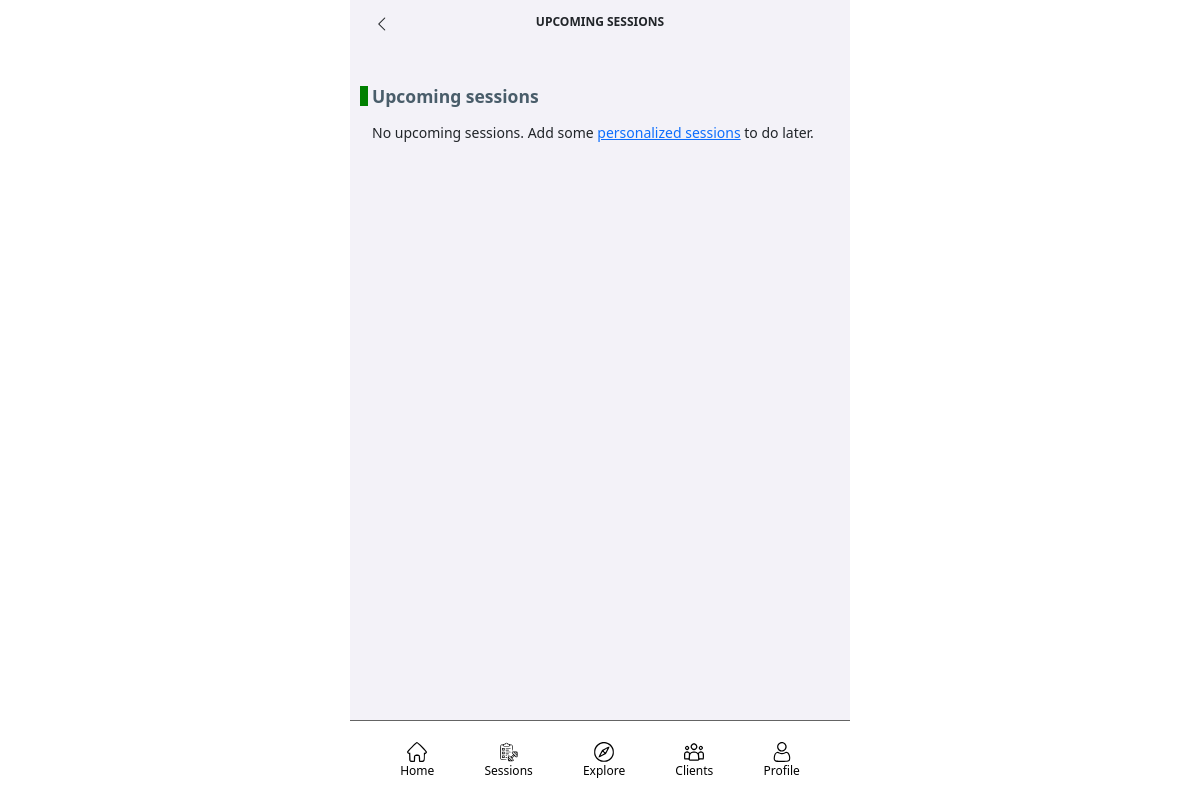
The page /fitnessApp/sessions/upcoming (signed in) on the database as committed earlier.
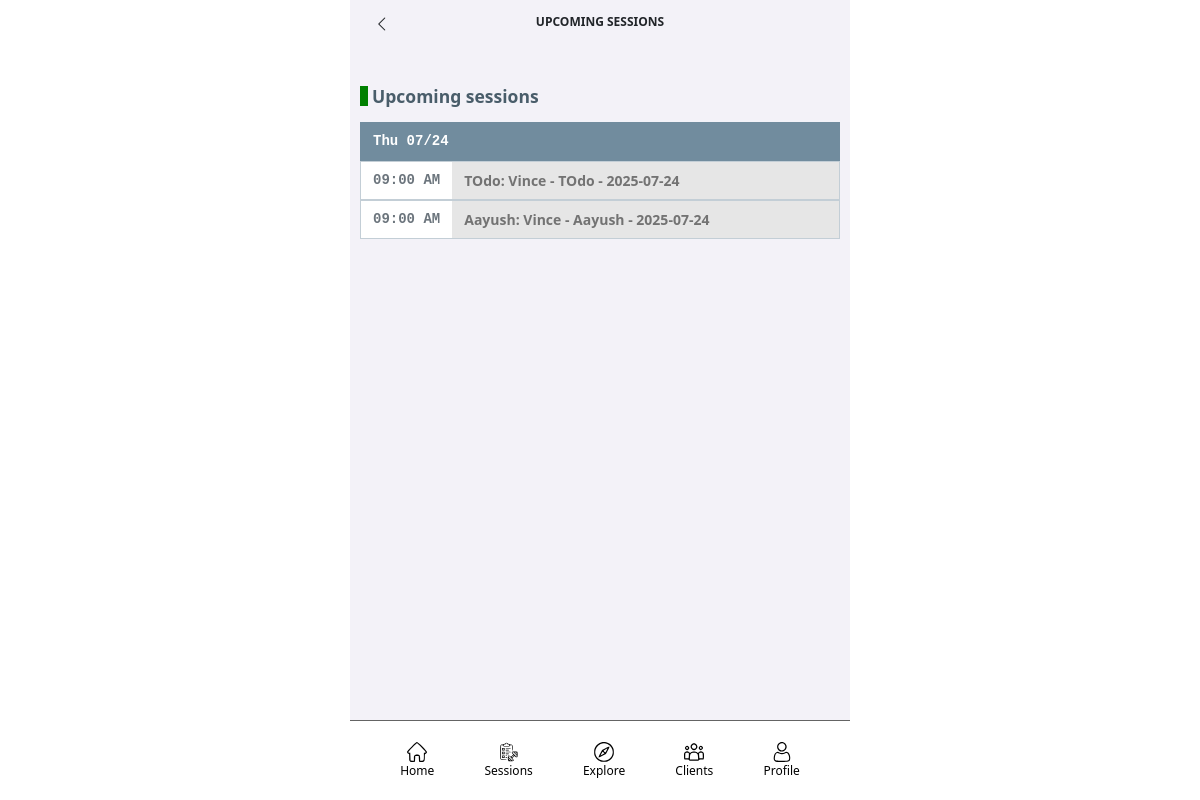
The same page on the database as committed later.
### fitnessApp/models/workoutSession_models.py (models this page shows)
class WorkoutSession(models.Model):
    workout = models.ForeignKey(Workout, on_delete=models.CASCADE)
    person = models.ForeignKey(FitnessAppPerson, on_delete=models.CASCADE, default="")
    scheduled_date = models.DateField(null=True, blank=True)
    scheduled_time = models.TimeField(null=True, blank=True)
    status = models.CharField(max_length=20, choices=WORKOUT_SESSION_STATUS_CHOICES, default="CREATED")
    current_step_sequence = models.IntegerField(default = 1)
    creator = models.ForeignKey(FitnessAppPerson, on_delete=models.SET_NULL, null=True, related_name='creator')

### fitnessApp/models/fitnessAppUser_models.py (models this page shows, shortened)
class FitnessAppPerson(models.Model):
    first_name = models.CharField(max_length=500, null=False, blank=False)
    last_name = models.CharField(max_length=500, blank=True)
    coach_flag = models.BooleanField(default=False)
    coach = models.ForeignKey('self', on_delete=models.SET_NULL, null=True)
    email = models.EmailField(max_length=100, null=True, blank=True)
    phone_number = models.CharField(max_length=20, null=True, blank=True)

### fitnessApp/models/workout_models.py (models this page shows, shortened)
class Workout(models.Model):
    name = models.CharField(max_length=200)
    description = models.CharField(max_length=500, blank=True)
    duration = models.IntegerField(default = 60)
    difficulty_level = models.CharField(max_length=20, choices=DIFFICULTY_LEVEL_CHOICES, default="UNSPECIFIED")
    target = models.CharField(max_length=20, choices=TARGET_CHOICES, default="UNSPECIFIED")
    public_flag = models.BooleanField(default=False)
    personalized_flag = models.BooleanField(default=False)
    video_id = models.CharField(max_length=50, blank=True)
    creator = models.ForeignKey(FitnessAppPerson, on_delete=models.SET_NULL, null=True)

### fitnessApp/views/session_views.py (the view)
# urls.py: path("sessions/upcoming", UpcomingSessionView.as_view(), name="upcoming-sessions"),
class UpcomingSessionView(LoginRequiredMixin, ListView):
    model = WorkoutSession
    template_name = "upcoming_session.html"
    paginate_by = 50
    def get_queryset(self):
        queryset = super().get_queryset()
        if (self.request.user.person.coach_flag):
            queryset = queryset.filter(Q(creator=self.request.user.person) & (Q(scheduled_date__gt=date.today()) | Q(scheduled_date__isnull=True))).order_by((F('scheduled_date').asc(nulls_last=True)), (F('scheduled_time').asc(nulls_last=True)))
        else:
            queryset = queryset.filter(Q(person=self.request.user.person) & (Q(scheduled_date__gt=date.today()) | Q(scheduled_date__isnull=True))).order_by((F('scheduled_date').asc(nulls_last=True)), (F('scheduled_time').asc(nulls_last=True)))
        return queryset

### fitnessApp/templates/upcoming_session.html
{% extends "base/base.html" %}
{% load static %}
{% block title %}Upcoming Sessions{% endblock %}
{% block header-left-link %}{% url 'sessions' %}{% endblock %}
{% block header-left-icon %}<i class="bi bi-chevron-left"></i>{% endblock %}
{% block content %}
<div>
{% if user.is_authenticated %}
<div class="workout-section-heading-upcoming fs-5"><small><b>Upcoming sessions</b></small></div>
<div class="container-fluid overflow-scroll" style="scrollbar-width: none;">
    {% regroup object_list by scheduled_date as grouped_upcomingSessions %}
    {% for group in grouped_upcomingSessions %}
        <div class="row fitnessapp-border-color-content">
            <div class="col pt-2 pb-2 font-monospace fitnessapp-bg-color-content">
                <span class="text-white fw-bolder"><small>{{ group.grouper|date:'D m/j'}}</small></span>
            </div>
        </div>
        {% for item in group.list %}
            {% include 'workoutsession_card.html' %}
        {% endfor %}
    {% empty %}
        <p><small>No upcoming sessions. Add some <a href="{% url 'build-session' %}">personalized sessions</a> to do later.</small></p>
    {% endfor %}
</div>
</div>
{% endif %}
{% endblock %}

### fitnessApp/templates/workoutsession_card.html (shortened to what this page needs)
<a class="fitnessapp-profile-item" href="{% url 'workoutsession-do' item.id %}">
    <div class="row fitnessapp-bg-color-content-lighter fitnessapp-border-color-content-light">
        <div class="col-auto pt-2 pb-2 bg-white font-monospace">
            <span class="text-secondary fw-bolder"><small>{{ item.scheduled_time|date:'h:i A'}}</small></span>
        </div>
        <div class="col pt-2 pb-2 fitnessapp-bg-color-content-lighter">
            <span class="text-black-50 fw-bolder"><small>{{ item.person.first_name }}:&nbsp;{{ item.workout.name }}</small></span>
        </div>
    </div>
</a>

Rows that differ between the two databases and show on the page:
added WorkoutSession: grouper "Thu 07/24", scheduled_time "09:00 AM", person.first_name "TOdo", workout.name "Vince - TOdo - 2025-07-24"
added WorkoutSession: scheduled_time "09:00 AM", person.first_name "Aayush", workout.name "Vince - Aayush - 2025-07-24"
Other text that changed with them:
text no longer shown: "No upcoming sessions. Add some personalized sessions to do later."
